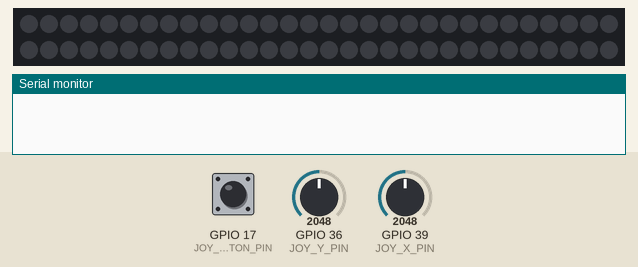
Bench run of a program on a simulated ESP32. On the bench: 60 RGB LEDs in strip order, left to right, continuing on the next row, the last lines printed to the serial monitor. The test bench sets the inputs (shaded band); at power-on: GPIO 17 (JOY_BUTTON_PIN) HIGH, GPIO 36 (JOY_Y_PIN) = 2048, GPIO 39 (JOY_X_PIN) = 2048.

Above: at 4.2 s.
4.3 s: GPIO 17 (JOY_BUTTON_PIN) pulled LOW for 0.15 s
At 7.0 s:
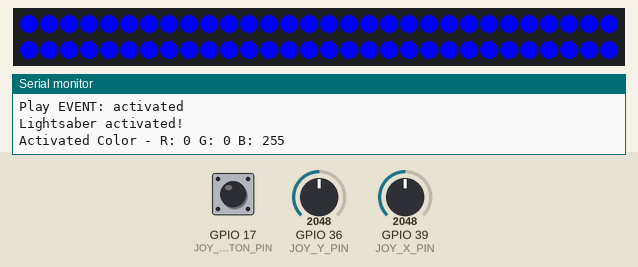
7.4 s: GPIO 17 (JOY_BUTTON_PIN) pulled LOW for 1 s
At 7.86 s:
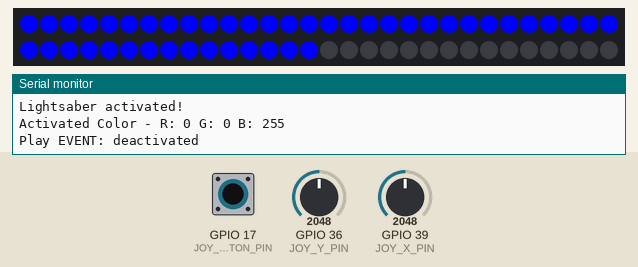
10.4 s: GPIO 17 (JOY_BUTTON_PIN) pulled LOW for 3.2 s
At 11.88 s:
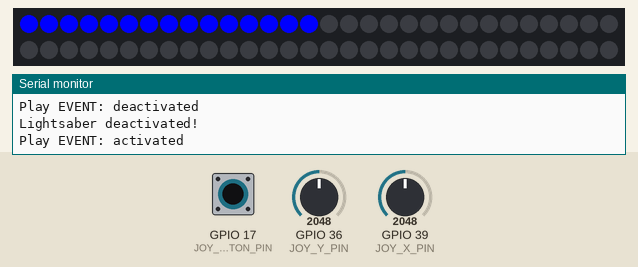
15.1 s: GPIO 36 (JOY_Y_PIN) set to 2399
16.6 s: GPIO 36 (JOY_Y_PIN) set to 2502
At 17.6 s:
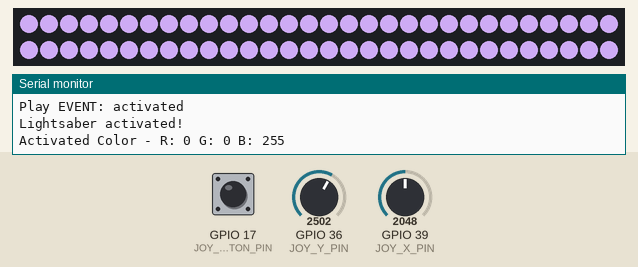
18.1 s: GPIO 39 (JOY_X_PIN) set to 2866
At 18.5 s:
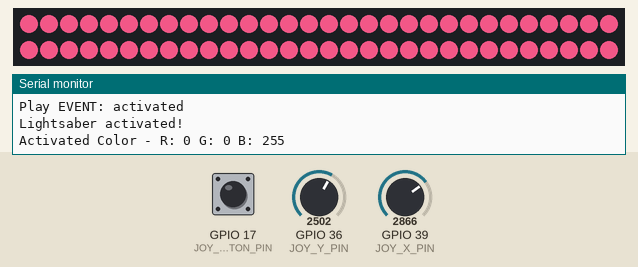
Timing chart, 0 to 20.6 s (numbered marks = the images above; inputs shaded):
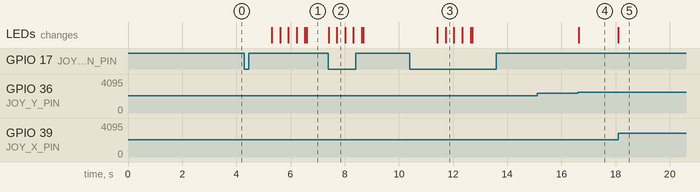

Measured:
- the behaviour switches between 2457 and 2458 on GPIO 36 (JOY_Y_PIN) (found by bisection; images 3 and 4)
- after the input at 4.3 s, the LEDs: first change after 1.0 s (image 1 shows a later state)
- after the input at 7.4 s, the LEDs: first change at once (image 2 shows a later state)
- after the input at 10.4 s, the LEDs: first change after 1.0 s (image 3 shows a later state)
- after the input at 15.1 s, every drawn part: stays the same
- after the input at 16.6 s, the LEDs: change after 0.05 s (image 4)
- after the input at 18.1 s, the LEDs: change at once (image 5)

The program:

main.cpp
```cpp
// Lightsaber
// Animated lightsaber activation and deactivation, using ESP32.
// by Adrien Lynch

#include <FastLED.h>
#include <math.h>  // Needed for atan2 and sqrt in color selection

#if FASTLED_VERSION < 3001000
#error "Requires FastLED 3.1 or later; check github for latest code."
#endif

#define DATA_PIN    5
#define LED_TYPE    WS2812
#define COLOR_ORDER GRB
#define NUM_LEDS    60
#define BRIGHTNESS  255

#define JOY_X_PIN   39
#define JOY_Y_PIN   36
#define JOY_BUTTON_PIN 17

#define DEADZONE_RADIUS 400  // Joystick central zone (for color lock check)

CRGB leds[NUM_LEDS];
CRGB currentColor = CRGB::Blue;  // Default starting color

bool isActivated = false;
bool lastButtonState = HIGH;
bool colorLocked = false;


void printColor(const CRGB& color);
float getHueFromRGB(const CRGB& color);
const char* getNuancedColorName(const CRGB& color);
bool getColorFromJoystick(int joyX, int joyY, CRGB &outColor);
bool isJoystickOutsideDeadzone(int joyX, int joyY);
void checkClicked(int joyX, int joyY);
void activateLightsaber(CRGB color);
void deactivateLightsaber();


void setup() {
    Serial.begin(9600);
    delay(3000);  // Startup delay

    // Prep LEDs for output
    FastLED.addLeds<LED_TYPE, DATA_PIN, COLOR_ORDER>(leds, NUM_LEDS)
        .setCorrection(TypicalLEDStrip)
        .setDither(BRIGHTNESS < 255);
    FastLED.setBrightness(BRIGHTNESS);

    pinMode(JOY_BUTTON_PIN, INPUT_PULLUP);
}

void loop() {
    int joyX = analogRead(JOY_X_PIN);
    int joyY = analogRead(JOY_Y_PIN);

    checkClicked(joyX, joyY);

    // Read joystick changes & update color while lightsaber is ON
    if (isActivated) {
        if (!colorLocked) {
            CRGB newColor;
            if (getColorFromJoystick(joyX, joyY, newColor)) {
                currentColor = newColor;
                // Serial.println("Color updated");
            }
        }

        fill_solid(leds, NUM_LEDS, currentColor);
        FastLED.show();
    }

  delay(50);  // Smooth operation
}


void printColor(const CRGB& color) {
    Serial.print("Activated Color - R: ");
    Serial.print(color.r);
    Serial.print(" G: ");
    Serial.print(color.g);
    Serial.print(" B: ");
    Serial.println(color.b);
}


float getHueFromRGB(const CRGB& color) {
    float r = color.r / 255.0;
    float g = color.g / 255.0;
    float b = color.b / 255.0;

    float maxVal = max(r, max(g, b));
    float minVal = min(r, min(g, b));
    float delta = maxVal - minVal;

    if (delta < 0.00001) return 0;  // gray/white/black (no hue)

    float hue = 0;

    if (maxVal == r) {
        hue = 60.0 * fmod(((g - b) / delta), 6);
    } else if (maxVal == g) {
        hue = 60.0 * (((b - r) / delta) + 2);
    } else if (maxVal == b) {
        hue = 60.0 * (((r - g) / delta) + 4);
    }

    if (hue < 0) hue += 360;

    return hue;
}


const char* getNuancedColorName(const CRGB& color) {
    float hue = getHueFromRGB(color);

    float saturation =
        (float)max(color.r, max(color.g, color.b))
        -
        (float)min(color.r, min(color.g, color.b));
    saturation /= 255.0;

    float brightness = max(color.r, max(color.g, color.b)) / 255.0;

    // Handle black/white/gray first
    if (brightness < 0.1) return "Black";
    if (saturation < 0.1 && brightness > 0.9) return "White";
    if (saturation < 0.1) return "Gray";

    // Hue ranges with more nuance:
    if (hue >= 0 && hue < 15) return "Red";
    if (hue >= 15 && hue < 45) return "Orange";
    if (hue >= 45 && hue < 70) return "Yellow";
    if (hue >= 70 && hue < 150) return "Green";
    if (hue >= 150 && hue < 190) return "Cyan";
    if (hue >= 190 && hue < 260) return "Blue";
    if (hue >= 260 && hue < 320) return "Purple";
    if (hue >= 320 && hue < 345) return "Magenta";
    if (hue >= 345 && hue <= 360) return "Red";

    return "Unknown";
}


bool getColorFromJoystick(int joyX, int joyY, CRGB &outColor) {
    int centerX = 2048;
    int centerY = 2048;

    int dx = joyX - centerX;
    int dy = centerY - joyY;

    float distance = sqrt(dx * dx + dy * dy);
    float maxDistance = 2048.0;
    float normDist = distance / maxDistance;

    // Only update color if joystick button pushed enough
    if (normDist < 0.2) {
        return false;  // Stay with last color
    }

    // Calculate color wheel presentation based on joystick X/Y
    float angle = atan2(dy, dx);
    if (angle < 0) angle += 2 * PI;

    uint8_t hue = map((int)(angle * 180 / PI), 0, 360, 0, 255);
    uint8_t saturation = constrain(normDist * 255, 0, 255);
    uint8_t brightness = 255;

    outColor = CHSV(hue, saturation, brightness);
    return true;
}


bool isJoystickOutsideDeadzone(int joyX, int joyY) {
    // Ensure we don't get stuck in default white color while joystick centered
    int centerX = 2048;
    int centerY = 2048;

    int dx = joyX - centerX;
    int dy = joyY - centerY;

    int distSq = dx*dx + dy*dy;
    return distSq > (DEADZONE_RADIUS * DEADZONE_RADIUS);
}


void checkClicked(int joyX, int joyY) {
    static bool lastButtonState = HIGH;
    bool currentButtonState = digitalRead(JOY_BUTTON_PIN);

    if (lastButtonState == HIGH && currentButtonState == LOW) {
        if (!isActivated) {
            // Trigger sound on activation
            Serial.println("Play EVENT: activated");
            delay(1000);

            // Turn on lightsaber
            activateLightsaber(currentColor);
            isActivated = true;
            colorLocked = false;

            Serial.println("Lightsaber activated!");
            printColor(currentColor);
        }
        else {
            // Lightsaber is on: toggle color lock if joystick pushed
            if (isJoystickOutsideDeadzone(joyX, joyY)) {
                colorLocked = !colorLocked;

                Serial.println(colorLocked ? "Color locked!" : "Color unlocked!");
                if (colorLocked) {
                    printColor(currentColor);

                    // Print basic color name for sound triggers
                    Serial.print("Play COLOR: ");
                    Serial.println(getNuancedColorName(currentColor));
                }
            }
            else {
                // Trigger sound on deactivation
                Serial.println("Play EVENT: deactivated");

                // Otherwise, turn off lightsaber
                deactivateLightsaber();
                isActivated = false;
                colorLocked = false;

                Serial.println("Lightsaber deactivated!");
            }
        }
    }
    lastButtonState = currentButtonState;
}


void activateLightsaber(CRGB color) {
    for (int i = 0; i < NUM_LEDS; i++) {
        leds[i] = color;
        FastLED.show();
        delay(20);
    }
}


void deactivateLightsaber() {
    for (int i = NUM_LEDS - 1; i >= 0; i--) {
        leds[i] = CRGB::Black;
        FastLED.show();
        delay(20);
    }
}
```
